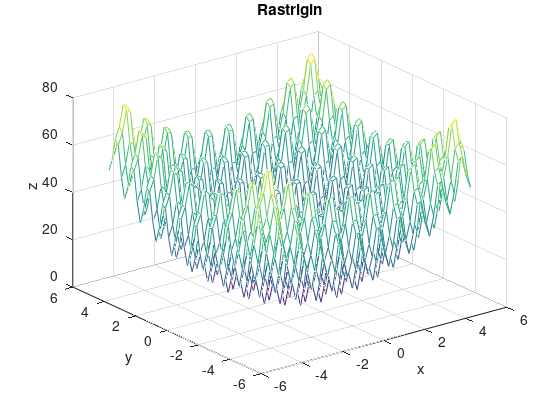

The MATLAB script that drew this image:
clear all;
clc;
% Has the minimum at f(0,0) = 0
[X,Y] = meshgrid(-5:.2:5);
Z1 = 20 + (X.^2 - 10*cos(2*pi*X)) + (Y.^2 - 10*cos(2*pi*Y));
h = figure;

mesh(X,Y,Z1); 
title('Rastrigin');
xlabel('x');
ylabel('y');
zlabel('z');

set(h,'Units','Inches');
pos = get(h,'Position');
set(h,'PaperPositionMode','Auto','PaperUnits','Inches','PaperSize',[pos(3),pos(4)]);
print(h, 'Rastrigin','-djpeg')